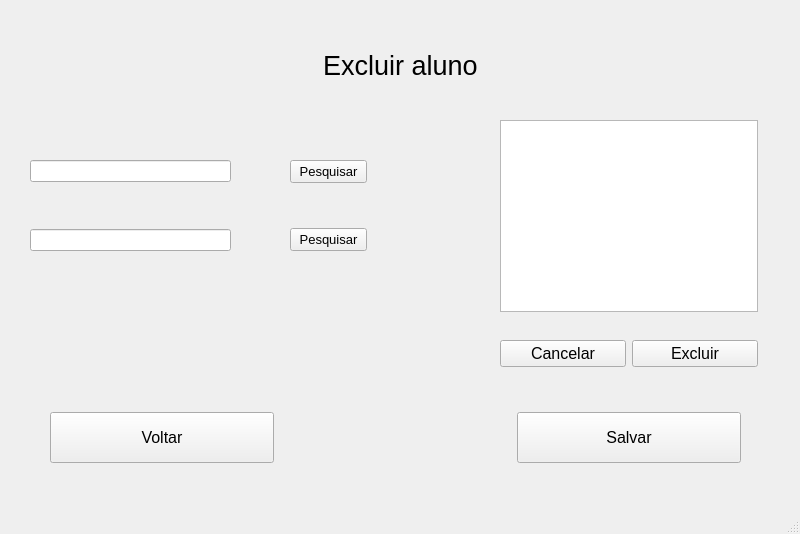
<?xml version="1.0" encoding="UTF-8"?>
<ui version="4.0">
 <class>MainWindow</class>
 <widget class="QMainWindow" name="MainWindow">
  <property name="geometry">
   <rect>
    <x>0</x>
    <y>0</y>
    <width>800</width>
    <height>534</height>
   </rect>
  </property>
  <property name="windowTitle">
   <string>MainWindow</string>
  </property>
  <widget class="QWidget" name="centralwidget">
   <widget class="QLabel" name="label">
    <property name="geometry">
     <rect>
      <x>20</x>
      <y>20</y>
      <width>761</width>
      <height>91</height>
     </rect>
    </property>
    <property name="font">
     <font>
      <pointsize>20</pointsize>
     </font>
    </property>
    <property name="text">
     <string>Excluir aluno</string>
    </property>
    <property name="alignment">
     <set>Qt::AlignCenter</set>
    </property>
   </widget>
   <widget class="QWidget" name="">
    <property name="geometry">
     <rect>
      <x>30</x>
      <y>160</y>
      <width>201</width>
      <height>91</height>
     </rect>
    </property>
    <layout class="QGridLayout" name="gridLayout_2">
     <item row="0" column="0">
      <widget class="QLineEdit" name="lineEdit"/>
     </item>
     <item row="1" column="0">
      <spacer name="verticalSpacer">
       <property name="orientation">
        <enum>Qt::Vertical</enum>
       </property>
       <property name="sizeHint" stdset="0">
        <size>
         <width>20</width>
         <height>40</height>
        </size>
       </property>
      </spacer>
     </item>
     <item row="2" column="0">
      <widget class="QLineEdit" name="lineEdit_2"/>
     </item>
    </layout>
   </widget>
   <widget class="QWidget" name="">
    <property name="geometry">
     <rect>
      <x>290</x>
      <y>160</y>
      <width>77</width>
      <height>91</height>
     </rect>
    </property>
    <layout class="QGridLayout" name="gridLayout">
     <item row="0" column="0">
      <widget class="QPushButton" name="butaopesquisarmatricula">
       <property name="font">
        <font>
         <pointsize>10</pointsize>
        </font>
       </property>
       <property name="text">
        <string>Pesquisar</string>
       </property>
      </widget>
     </item>
     <item row="1" column="0">
      <spacer name="verticalSpacer_2">
       <property name="orientation">
        <enum>Qt::Vertical</enum>
       </property>
       <property name="sizeHint" stdset="0">
        <size>
         <width>20</width>
         <height>40</height>
        </size>
       </property>
      </spacer>
     </item>
     <item row="2" column="0">
      <widget class="QPushButton" name="butaopesquisarnome">
       <property name="font">
        <font>
         <pointsize>10</pointsize>
        </font>
       </property>
       <property name="text">
        <string>Pesquisar</string>
       </property>
      </widget>
     </item>
    </layout>
   </widget>
   <widget class="QWidget" name="">
    <property name="geometry">
     <rect>
      <x>500</x>
      <y>120</y>
      <width>258</width>
      <height>247</height>
     </rect>
    </property>
    <layout class="QGridLayout" name="gridLayout_3">
     <item row="0" column="0" colspan="2">
      <widget class="QListView" name="listView"/>
     </item>
     <item row="1" column="0">
      <spacer name="verticalSpacer_3">
       <property name="orientation">
        <enum>Qt::Vertical</enum>
       </property>
       <property name="sizeHint" stdset="0">
        <size>
         <width>20</width>
         <height>18</height>
        </size>
       </property>
      </spacer>
     </item>
     <item row="1" column="1">
      <spacer name="verticalSpacer_4">
       <property name="orientation">
        <enum>Qt::Vertical</enum>
       </property>
       <property name="sizeHint" stdset="0">
        <size>
         <width>20</width>
         <height>18</height>
        </size>
       </property>
      </spacer>
     </item>
     <item row="2" column="0">
      <widget class="QPushButton" name="butaocancelar">
       <property name="font">
        <font>
         <pointsize>12</pointsize>
        </font>
       </property>
       <property name="text">
        <string>Cancelar</string>
       </property>
      </widget>
     </item>
     <item row="2" column="1">
      <widget class="QPushButton" name="butaoexcluir">
       <property name="font">
        <font>
         <pointsize>12</pointsize>
        </font>
       </property>
       <property name="text">
        <string>Excluir</string>
       </property>
      </widget>
     </item>
    </layout>
   </widget>
   <widget class="QWidget" name="">
    <property name="geometry">
     <rect>
      <x>30</x>
      <y>392</y>
      <width>731</width>
      <height>91</height>
     </rect>
    </property>
    <layout class="QGridLayout" name="gridLayout_4" rowstretch="0" rowminimumheight="0">
     <property name="leftMargin">
      <number>20</number>
     </property>
     <property name="topMargin">
      <number>20</number>
     </property>
     <property name="rightMargin">
      <number>20</number>
     </property>
     <property name="bottomMargin">
      <number>20</number>
     </property>
     <property name="spacing">
      <number>20</number>
     </property>
     <item row="0" column="0">
      <widget class="QPushButton" name="butaovoltar">
       <property name="sizePolicy">
        <sizepolicy hsizetype="MinimumExpanding" vsizetype="MinimumExpanding">
         <horstretch>0</horstretch>
         <verstretch>0</verstretch>
        </sizepolicy>
       </property>
       <property name="font">
        <font>
         <pointsize>12</pointsize>
        </font>
       </property>
       <property name="text">
        <string>Voltar</string>
       </property>
      </widget>
     </item>
     <item row="0" column="1">
      <spacer name="horizontalSpacer">
       <property name="orientation">
        <enum>Qt::Horizontal</enum>
       </property>
       <property name="sizeHint" stdset="0">
        <size>
         <width>208</width>
         <height>20</height>
        </size>
       </property>
      </spacer>
     </item>
     <item row="0" column="2">
      <widget class="QPushButton" name="butaosalvar">
       <property name="sizePolicy">
        <sizepolicy hsizetype="MinimumExpanding" vsizetype="MinimumExpanding">
         <horstretch>0</horstretch>
         <verstretch>0</verstretch>
        </sizepolicy>
       </property>
       <property name="font">
        <font>
         <pointsize>12</pointsize>
        </font>
       </property>
       <property name="text">
        <string>Salvar</string>
       </property>
      </widget>
     </item>
    </layout>
   </widget>
  </widget>
  <widget class="QMenuBar" name="menubar">
   <property name="geometry">
    <rect>
     <x>0</x>
     <y>0</y>
     <width>800</width>
     <height>21</height>
    </rect>
   </property>
  </widget>
  <widget class="QStatusBar" name="statusbar"/>
 </widget>
 <resources/>
 <connections/>
</ui>
